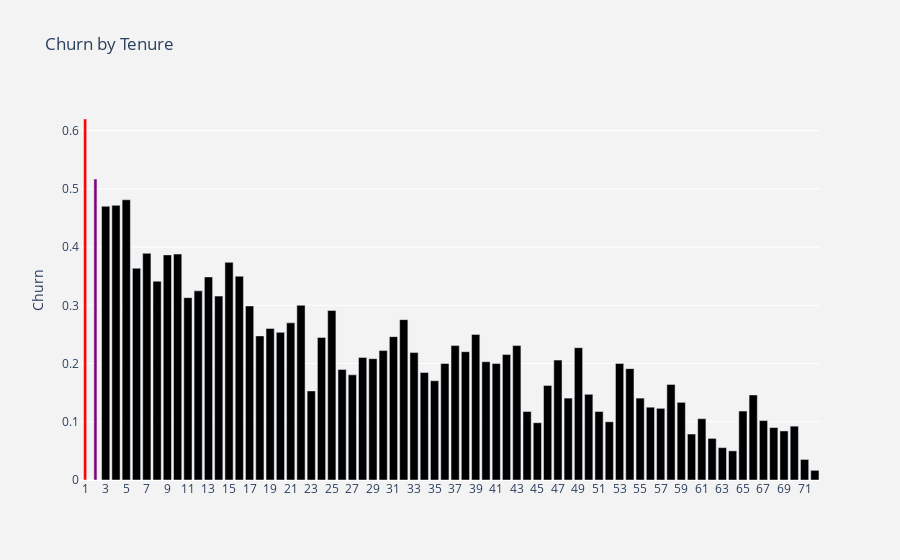

The cell this chart's notebook holds for it:
### Markdown cell above
From the graph Churn by Contract, we can see that more customers that churn have the Month-to-Month subscription. We can therefore conclude that there is a negative correlation between the contact length and customer churn; i.e the shorter the contract length, the more likely the customer will churn.

### Code cell
#visualize churn by Tenure
plot_by_tenure = df.groupby('tenure').Churn.mean().reset_index()
plot_data = [go.Bar(
    x=plot_by_tenure['tenure'],
    y=plot_by_tenure['Churn'],
    
    width=[0.3, 0.3],
    marker=dict(color=['red','purple'])
)]
plot_layout = go.Layout(
    xaxis={"type":"category"},
    yaxis={"title":"Churn"},
    title='Churn by Tenure',
    plot_bgcolor='rgb(243,243,243)',
    paper_bgcolor='rgb(243,243,243)',
)
fig = go.Figure(data=plot_data,layout=plot_layout) 
po.iplot(fig)

### Figure 1 — Plotly figure (JSON) as saved in the notebook; plotly's stock layout.template omitted (floating-point values rounded to 4 significant figures)
{"data": [{"marker": {"color": ["red", "purple"]}, "type": "bar", "width": [0.3, 0.3], "x": [1, 2, 3, 4, 5, 6, 7, 8, 9, 10, 11, 12, 13, 14, 15, 16, 17, 18, 19, 20, 21, 22, 23, 24, 25, 26, 27, 28, 29, 30, 31, 32, 33, 34, 35, 36, 37, 38, 39, 40, 41, 42, 43, 44, 45, 46, 47, 48, 49, 50, 51, 52, 53, 54, 55, 56, 57, 58, 59, 60, 61, 62, 63, 64, 65, 66, 67, 68, 69, 70, 71, 72], "y": [0.6199, 0.5168, 0.47, 0.4716, 0.4812, 0.3636, 0.3893, 0.3415, 0.3866, 0.3879, 0.3131, 0.3248, 0.3486, 0.3158, 0.3737, 0.35, 0.2989, 0.2474, 0.2603, 0.2535, 0.2698, 0.3, 0.1529, 0.2447, 0.2911, 0.1899, 0.1806, 0.2105, 0.2083, 0.2222, 0.2462, 0.2754, 0.2188, 0.1846, 0.1705, 0.2, 0.2308, 0.2203, 0.25, 0.2031, 0.2, 0.2154, 0.2308, 0.1176, 0.09836, 0.1622, 0.2059, 0.1406, 0.2273, 0.1471, 0.1176, 0.1, 0.2, 0.1912, 0.1406, 0.125, 0.1231, 0.1642, 0.1333, 0.07895, 0.1053, 0.07143, 0.05556, 0.05, 0.1184, 0.1461, 0.102, 0.09, 0.08421, 0.09244, 0.03529, 0.01657]}], "layout": {"autosize": true, "paper_bgcolor": "rgb(243,243,243)", "plot_bgcolor": "rgb(243,243,243)", "title": {"text": "Churn by Tenure"}, "xaxis": {"autorange": true, "range": [-0.5, 71.5], "type": "category"}, "yaxis": {"autorange": true, "range": [0, 0.6525], "title": {"text": "Churn"}, "type": "linear"}}}
